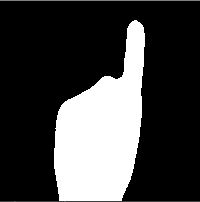
#> input picture templates/1.JPG, 200 x 202 px
$ python -i mod_ml_1.py   (imports and definitions only)   (Python 2 division)
#> lines starting #> are read from the running program, lines starting #| are printed output that depends on the picture; after the words box and inside, x2 and y2 are one past the last pixel; in counts of white or black regions, pixels touching at a corner belong together
#> in create_HU, image is the input picture: shape (202, 200, 3); min 0, max 255, mean 65.5
import cv2
import numpy as np
import mod_2 as image_analysis
from matplotlib import pyplot as plt
import cPickle

# [11 lines left out: functions threshold_otsu, threshold_normal, not called in this run]


def region_filling(frame):
	#Have to Tune structuring element
	kernel = cv2.getStructuringElement(cv2.MORPH_ELLIPSE, (5, 5))
	dilation = cv2.dilate(frame,kernel,iterations = 1)
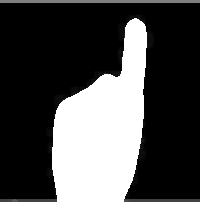
#> dilation: shape (202, 200); min 0, max 255, mean 73.5
	img_bw = 255*(frame> 5).astype('uint8')
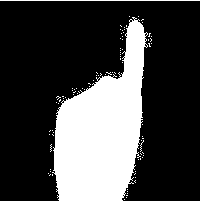
#> img_bw: shape (202, 200); 27.1% white; 91 white regions (89 under 20 px), largest, box (x1, y1, x2, y2) and area: (0, 17, 200, 202) 10583, (0, 0, 200, 1) 200
	#cv2.imshow("dilate",dilation)
	return dilation

# [4 lines left out: function canny_edge_detection, not called in this run]


def operations(frame):
	gray = cv2.cvtColor(frame,cv2.COLOR_BGR2GRAY)
	# gray = cv2.medianBlur(gray,15)
	# thresh1 = threshold_otsu(gray)

	# dilation = region_filling(thresh1)
	dilation = region_filling(gray)
	return dilation


# [16 lines left out: functions show_image, find_largest_contour, not called in this run]

def store_HU(img,s):
	#show_image(img)
	#print cv2.moments(img)
#> called with s = '1'
	HU_Moments = cv2.HuMoments(cv2.moments(img)).flatten()
#> HU_Moments = [0.00104, 3.71e-07, 1.46e-10, 2.28e-10, 3.69e-20, 1.33e-13, 1.94e-20]
	filename = "HU/" + s + ".txt"
	f = open(filename, "w")
#> (the run stopped early here; a loop or call above may not have finished)

$ run again, with templates/3.JPG copied over templates/1.JPG
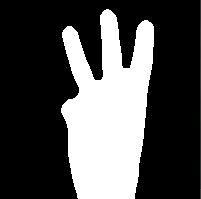
#> input picture templates/3.JPG, 201 x 199 px
#> in create_HU, image is the input picture: shape (199, 201, 3); mean B, G, R 77.1, 77.1, 77.1
#> in region_filling, `dilation = cv2.dilate(frame,kernel,iterations = 1)`:
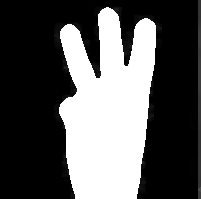
#> dilation: shape (199, 201); min 0, max 255, mean 87
#> in region_filling, `img_bw = 255*(frame> 5).astype('uint8')`:
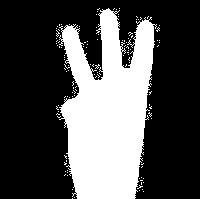
#> img_bw: shape (199, 201); 32.1% white; 120 white regions (118 under 20 px), largest, box (x1, y1, x2, y2) and area: (59, 8, 157, 199) 12380, (200, 0, 201, 199) 199
#> HU_Moments = [0.000917, 2.89e-07, 4.91e-12, 4.69e-12, 7.44e-24, 1.32e-15, 2.12e-23]

$ run again, with templates/4.JPG copied over templates/1.JPG
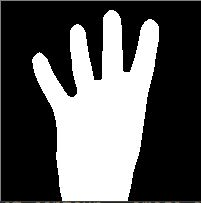
#> input picture templates/4.JPG, 201 x 203 px
#> in create_HU, image is the input picture: shape (203, 201, 3); mean B, G, R 90.5, 90.5, 90.5
#> in region_filling, `dilation = cv2.dilate(frame,kernel,iterations = 1)`:
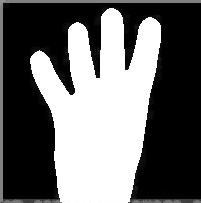
#> dilation: shape (203, 201); min 0, max 255, mean 105.1
#> in region_filling, `img_bw = 255*(frame> 5).astype('uint8')`:
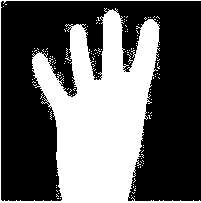
#> img_bw: shape (203, 201); 38.4% white; 144 white regions (143 under 20 px), largest, box (x1, y1, x2, y2) and area: (0, 0, 201, 203) 15378
#> HU_Moments = [0.000909, 1.54e-07, 3.39e-11, 5.16e-12, -5.07e-23, 8.5e-16, -4.56e-23]

$ run again, with templates/4_2.JPG copied over templates/1.JPG
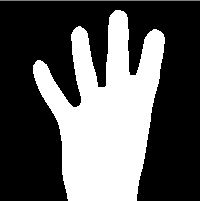
#> input picture templates/4_2.JPG, 200 x 201 px
#> in create_HU, image is the input picture: shape (201, 200, 3); min 0, max 255, mean 91
#> in region_filling, `dilation = cv2.dilate(frame,kernel,iterations = 1)`:
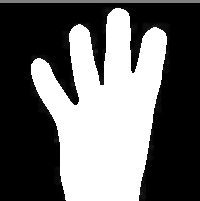
#> dilation: shape (201, 200); min 0, max 255, mean 103.4
#> in region_filling, `img_bw = 255*(frame> 5).astype('uint8')`:
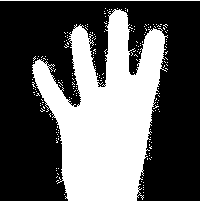
#> img_bw: shape (201, 200); 37.7% white; 193 white regions (191 under 20 px), largest, box (x1, y1, x2, y2) and area: (32, 9, 168, 201) 14601, (0, 0, 200, 1) 200
#> HU_Moments = [0.000855, 1.5e-07, 2.9e-11, 8.18e-12, -1.13e-22, 3.09e-15, 5.58e-23]
